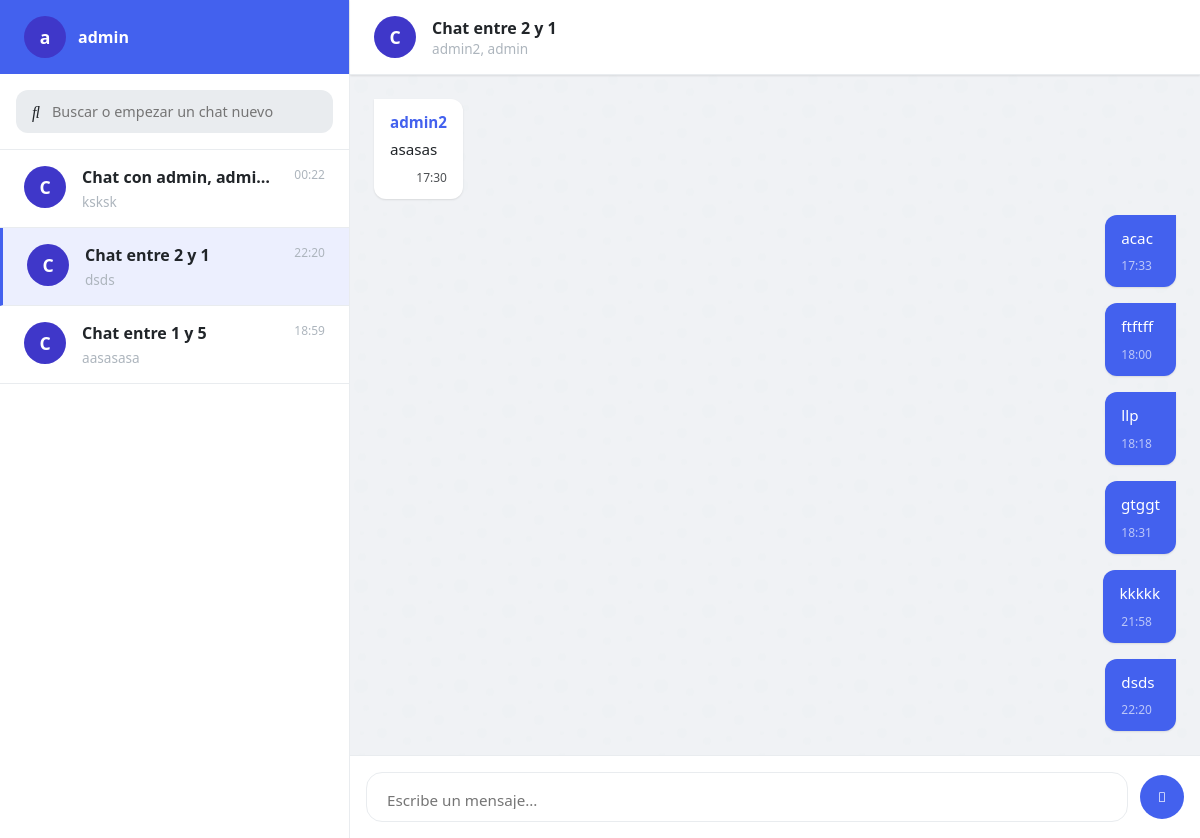
The app's page /index.php?sala=2 (signed in) with its own data.
### tables this page shows
CREATE TABLE `Usuario` (
  `id_user` int(100) NOT NULL,
  `nom_user` varchar(70) NOT NULL,
  `tel_user` varchar(12) NOT NULL,
  `fot_user` varchar(100) DEFAULT NULL,
  `det_user` varchar(100) DEFAULT NULL,
  `pass_user` varchar(255) NOT NULL
);

CREATE TABLE `Sala` (
  `id_sala` int(11) NOT NULL,
  `nom_sala` varchar(255) NOT NULL DEFAULT 'Nueva sala',
  `desc_sala` text,
  `ini_sala` datetime DEFAULT CURRENT_TIMESTAMP
);

CREATE TABLE `Mensaje` (
  `id_msj` int(11) NOT NULL,
  `id_user` int(11) NOT NULL,
  `id_sala` int(11) NOT NULL,
  `msj_msj` text NOT NULL,
  `fecha_envio` datetime DEFAULT CURRENT_TIMESTAMP,
  `adjunto` varchar(255) DEFAULT NULL,
  `est_msj` enum('leido','no_leido') DEFAULT 'no_leido'
);

### index.php (the view, shortened to what this page needs)
<?php
include './chat-app/conexion.php';
mysqli_set_charset($conexion, "utf8mb4");
$current_user_id = $_SESSION['id_user'];
$sql_user = "SELECT * FROM Usuario WHERE id_user = $current_user_id";
$result_user = mysqli_query($conexion, $sql_user);
$current_user = mysqli_fetch_assoc($result_user);
$sql_salas = "SELECT s.id_sala, s.nom_sala,
              (SELECT m.msj_msj FROM Mensaje m WHERE m.id_sala = s.id_sala ORDER BY m.fecha_envio DESC LIMIT 1) as last_message,
              (SELECT m.fecha_envio FROM Mensaje m WHERE m.id_sala = s.id_sala ORDER BY m.fecha_envio DESC LIMIT 1) as last_message_time
              FROM Sala s
              JOIN Usuario_Sala us ON s.id_sala = us.id_sala
              WHERE us.id_user = $current_user_id
              ORDER BY COALESCE(last_message_time, '1970-01-01') DESC";
$result_salas = mysqli_query($conexion, $sql_salas);
$salas = array();
while($row = mysqli_fetch_assoc($result_salas)) {
    $salas[] = $row;
}
$mensajes = array();
$current_sala = null;
if(isset($_GET['sala'])) {
    $sala_id = intval($_GET['sala']);
    $sql_sala = "SELECT * FROM Sala WHERE id_sala = $sala_id";
    $result_sala = mysqli_query($conexion, $sql_sala);
    $current_sala = mysqli_fetch_assoc($result_sala);
    $sql_participantes = "SELECT u.id_user, u.nom_user
                         FROM Usuario_Sala us
                         JOIN Usuario u ON us.id_user = u.id_user
                         WHERE us.id_sala = $sala_id";
    $result_participantes = mysqli_query($conexion, $sql_participantes);
    $participantes = array();
    while($row = mysqli_fetch_assoc($result_participantes)) {
        $participantes[] = $row;
    }
    $sql_mensajes = "SELECT m.id_msj, m.id_user, m.msj_msj, m.fecha_envio, u.nom_user
                    FROM Mensaje m
                    JOIN Usuario u ON m.id_user = u.id_user
                    WHERE m.id_sala = $sala_id
                    ORDER BY m.fecha_envio ASC";
    $result_mensajes = mysqli_query($conexion, $sql_mensajes);
    while($row = mysqli_fetch_assoc($result_mensajes)) {
        $mensajes[] = $row;
    }
}
function acortarTexto($texto, $longitud = 30) {
    return $texto;
}
?>
<!DOCTYPE html>
<html lang="es">
<head>
    <link rel="stylesheet" href="https://cdnjs.cloudflare.com/ajax/libs/font-awesome/4.7.0/css/font-awesome.min.css">
</head>
<body>
    <div class="app-container">
        <div class="sidebar" id="sidebar">
            <div class="sidebar-header">
                <div class="user-info">
                    <div class="avatar"><?php echo substr($current_user['nom_user'], 0, 1); ?></div>
                    <div class="user-name"><?php echo htmlspecialchars($current_user['nom_user'], ENT_QUOTES, 'UTF-8'); ?></div>
                </div>
                <div class="sidebar-actions">
                    <a href="logout.php" class="icon-btn" title="Cerrar sesión">
                    </a>
                </div>
            </div>
            <div class="search-container">
                <div class="search-box">
                    <i class="fas fa-search"></i>
                    <input type="text" placeholder="Buscar o empezar un chat nuevo">
                </div>
            </div>
            <div class="chats-container">
                <?php foreach($salas as $sala):
                    $active = isset($current_sala) && $current_sala['id_sala'] == $sala['id_sala'] ? 'active' : '';
                    $last_message = isset($sala['last_message']) ? $sala['last_message'] : 'No hay mensajes';
                    $last_time = isset($sala['last_message_time']) ? date('H:i', strtotime($sala['last_message_time'])) : '';
                ?>
                <a href="index.php?sala=<?php echo $sala['id_sala']; ?>" class="chat-item <?php echo $active; ?>">
                    <div class="avatar"><?php echo substr($sala['nom_sala'], 0, 1); ?></div>
                    <div class="chat-info">
                        <div class="chat-name"><?php echo htmlspecialchars($sala['nom_sala'], ENT_QUOTES, 'UTF-8'); ?></div>
                        <div class="last-message"><?php echo htmlspecialchars(acortarTexto($last_message), ENT_QUOTES, 'UTF-8'); ?></div>
                    </div>
                    <div class="chat-time"><?php echo $last_time; ?></div>
                </a>
                <?php endforeach; ?>
            </div>
        </div>
        <div class="chat-container <?php echo isset($current_sala) ? 'active' : ''; ?>">
            <?php if(isset($current_sala)): ?>
                <div class="chat-header">
                    <div class="avatar"><?php echo substr($current_sala['nom_sala'], 0, 1); ?></div>
                    <div>
                        <div class="chat-title"><?php echo htmlspecialchars($current_sala['nom_sala'], ENT_QUOTES, 'UTF-8'); ?></div>
                        <div class="chat-participants">
                            <?php
                            $participant_names = array();
                            foreach($participantes as $p) {
                                $participant_names[] = htmlspecialchars($p['nom_user'], ENT_QUOTES, 'UTF-8');
                            }
                            echo implode(', ', $participant_names);
                            ?>
                        </div>
                    </div>
                </div>
                <div class="messages-container" id="messagesContainer">
                    <?php foreach($mensajes as $mensaje):
                        $is_current_user = $mensaje['id_user'] == $current_user_id;
                        $message_class = $is_current_user ? 'message-outgoing' : 'message-incoming';
                    ?>
                    <div class="message <?php echo $message_class; ?>">
                        <?php if(!$is_current_user): ?>
                            <div class="message-sender"><?php echo htmlspecialchars($mensaje['nom_user'], ENT_QUOTES, 'UTF-8'); ?></div>
                        <?php endif; ?>
                        <div class="message-text"><?php echo htmlspecialchars($mensaje['msj_msj'], ENT_QUOTES, 'UTF-8'); ?></div>
                        <div class="message-info">
                            <?php echo date('H:i', strtotime($mensaje['fecha_envio'])); ?>
                        </div>
                    </div>
                    <?php endforeach; ?>
                </div>
                <div class="input-container">
                    <div class="input-box">
                        <textarea id="messageInput" placeholder="Escribe un mensaje..." rows="1"></textarea>
                    </div>
                    <button class="send-btn" id="sendBtn">
                        <i class="fas fa-paper-plane"></i>
                    </button>
                </div>
            <?php endif; ?>
        </div>
    </div>
</body>
</html>

### records on screen
usuario: nom_user "a", nom_user "admin"
sala: nom_sala "C", nom_sala "Chat con admin, admi…", last_message "ksksk", last_time "00:22"
sala: nom_sala "C", nom_sala "Chat entre 2 y 1", last_message "dsds", last_time "22:20"
sala: nom_sala "C", nom_sala "Chat entre 1 y 5", last_message "aasasasa", last_time "18:59"
mensaje: id_user.nom_user "admin2", msj_msj "asasas", fecha_envio "17:30"
mensaje: msj_msj "acac", fecha_envio "17:33"
mensaje: msj_msj "ftftff", fecha_envio "18:00"
mensaje: msj_msj "llp", fecha_envio "18:18"
mensaje: msj_msj "gtggt", fecha_envio "18:31"
mensaje: msj_msj "kkkkk", fecha_envio "21:58"
mensaje: msj_msj "dsds", fecha_envio "22:20"

### other values on screen
implode(', ', $participant_names) "admin2, admin"
